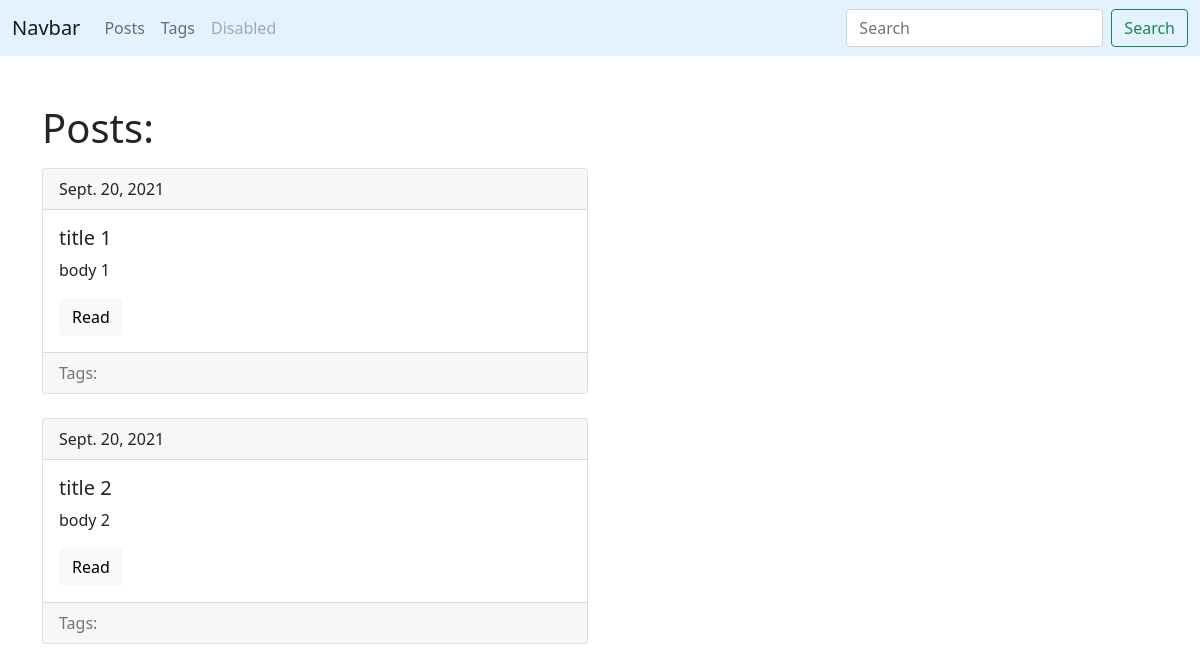
/blog/, run on an earlier commit of the app's database.
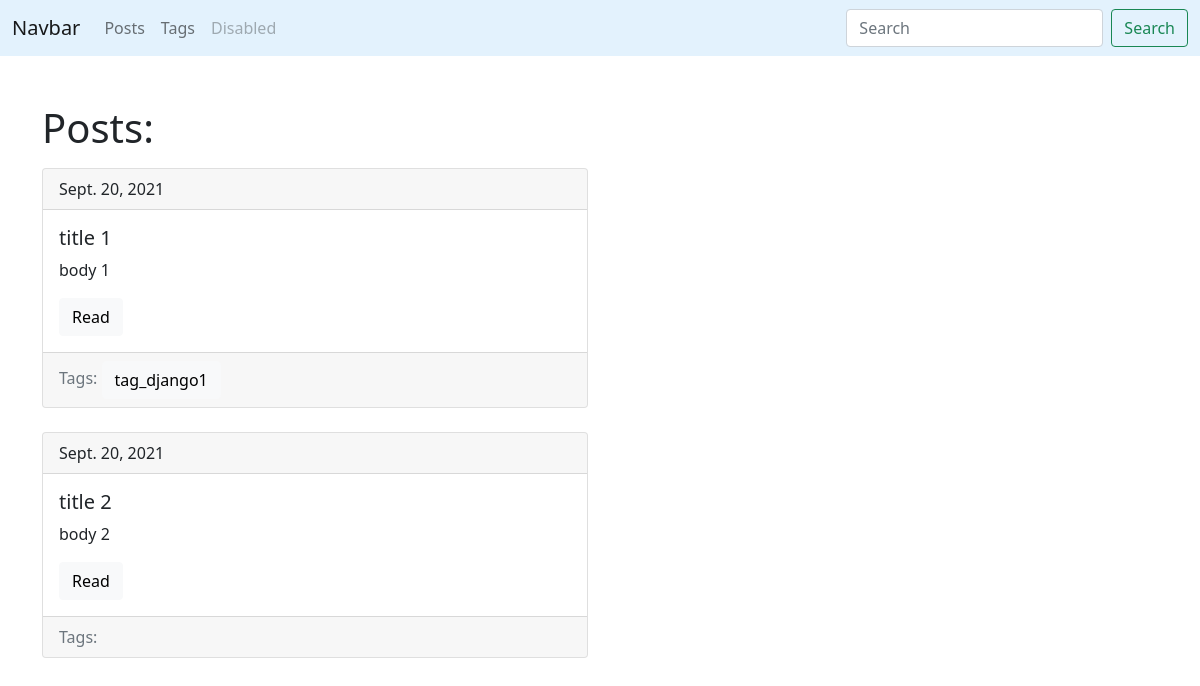
And on a later commit of the database.
### blog/models.py (models this page shows, shortened)
class Post(models.Model):
    title = models.CharField(max_length=150,db_index=True)
    slug = models.SlugField(max_length=150,unique=True)
    body = models.TextField(blank=True,db_index=True)
    tags = models.ManyToManyField('Tag',blank=True,related_name='posts')
    date_pub = models.DateField(auto_now_add=True)
    def get_absolute_url(self):
        return reverse('post_detail_url',kwargs={'slug':self.slug+'1'})

class Tag(models.Model):
    title = models.CharField(max_length=150)
    slug = models.SlugField(max_length=150,unique=True)
    def get_absolute_url(self):
        return reverse('tag_detail_url',kwargs={'slug':self.slug})

### blog/views.py (the view)
# urls.py: path('',                posts_list,     name='posts_list_url'),
def posts_list(request):
    posts = Post.objects.all()
    return render(request,'blog/index.html',context={'posts':posts})

### blog/templates/blog/index.html (shortened to what this page needs)
{% extends 'blog/base_blog.html' %}
{% block content %}
<h1 class ="mb-3">Posts:</h1>
{% for post in posts %}
    {% include 'blog/includes/post_card_template.html' %}
{%endfor%}
{% endblock %}

### blog/templates/blog/base_blog.html
{% extends 'base.html' %}

### templates/base.html (shortened to what this page needs)
<!DOCTYPE html>
<html>
<head>
    <link href="https://cdn.jsdelivr.net/npm/bootstrap@5.1.1/dist/css/bootstrap.min.css" rel="stylesheet">
</head>
<body>
<nav class="navbar navbar-expand-lg navbar-light" style="background-color: #e3f2fd;">
  <div class="container-fluid">
    <a class="navbar-brand" href="#">Navbar</a>
    <div class="collapse navbar-collapse" id="navbarSupportedContent">
      <ul class="navbar-nav me-auto mb-2 mb-lg-0">
        <li class="nav-item">
          <a class="nav-link" href="{% url 'posts_list_url' %}">Posts</a>
        </li>
          <li class="nav-item">
          <a class="nav-link" href="{% url 'tags_list_url' %}">Tags</a>
        </li>
        <li class="nav-item">
          <a class="nav-link disabled">Disabled</a>
        </li>
      </ul>
      <form class="d-flex">
        <input class="form-control me-2" type="search" placeholder="Search" aria-label="Search">
        <button class="btn btn-outline-success" type="submit">Search</button>
      </form>
    </div>
  </div>
</nav>
<div class="container mt-5">
    <div class="row">
        <div class="col-6 offset-md-0">
            {% block content %}{% endblock %}
        </div>
    </div>
</div>
</body>
</html>

### blog/templates/blog/includes/post_card_template.html
<div class="card mb-4">
    <div class="card-header">
        {{post.date_pub}}
    </div>
    <div class="card-body">
        <h5 class="card-title">{{post.title}}</h5>
        <p class="card-text">{{post.body|truncatewords:15}}</p>
        <a href="{{ post.get_absolute_url }}" class="btn btn-light">Read</a>
    </div>
    <div class="card-footer text-muted">
        Tags:
        {% for tag in post.tags.all%}
            <a href="{{ tag.get_absolute_url }}" class="btn btn-light">{{ tag.title }}</a>
        {%endfor%}
    </div>
</div>

What changed in the data, as far as the page shows it:
added Tag: title "tag_django1", shown under Post "title 1"
